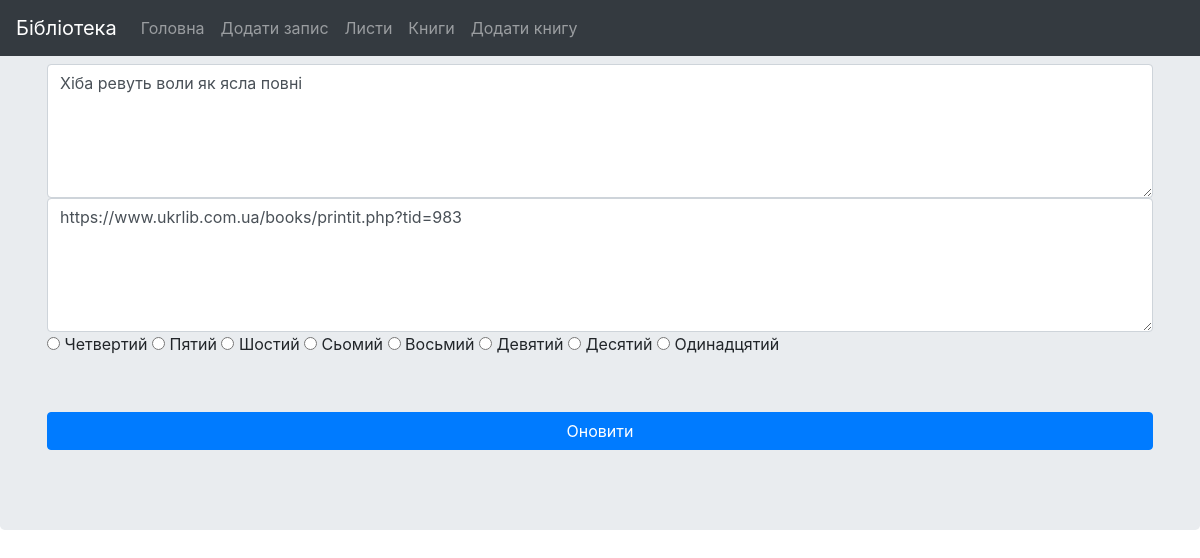
The app's page /admin/books_edit.php?id=26 with its own data.
### tables this page shows
CREATE TABLE `books` (
  `id` int(11) NOT NULL,
  `title` text NOT NULL,
  `url` text NOT NULL,
  `categori` int(11) NOT NULL
);

### admin/books_edit.php (the view, shortened to what this page needs)
<?php
include "config.php";
function GetContent($link)
{
$id = $_GET['id'];
$query = "SELECT * FROM books WHERE id =$id";
$result = mysqli_query($link,$query) or die(mysqly_error($link));
$page = mysqli_fetch_assoc($result);
if ($page) {
	$title = $page['title'];
	$url = $page['url'];
	$content =  '
<div class="jumbotron d-flex justify-content-center" >
<form method="POST"  class=" mb-3 container row " >
<textarea name="title" id="title" cols="20" rows="5" placeholder="type title" class="form-control ">'.$title.'</textarea> <br><br>
<textarea name="url" id="url" cols="20" rows="5" placeholder="type url" class="form-control ">'.$url.'</textarea> <br><br>
<div>
    <input type="radio" id="contactChoice1"
     name="categori" value="4">
    <label for="contactChoice1">Четвертий</label>
    <input type="radio" id="contactChoice2"
     name="categori" value="5">
    <label for="contactChoice2">Пятий</label>
    <input type="radio" id="contactChoice3"
     name="categori" value="6">
    <label for="contactChoice3">Шостий</label>
        <input type="radio" id="contactChoice4"
     name="categori" value="7">
    <label for="contactChoice4">Сьомий</label>
    <input type="radio" id="contactChoice5"
     name="categori" value="8">
    <label for="contactChoice5">Восьмий</label>
    <input type="radio" id="contactChoice6"
     name="categori" value="9">
    <label for="contactChoice6">Девятий</label>
        <input type="radio" id="contactChoice7"
     name="categori" value="10">
    <label for="contactChoice7">Десятий</label>
    <input type="radio" id="contactChoice8"
     name="categori" value="11">
    <label for="contactChoice8">Одинадцятий</label>
  </div>
<input type="submit" name="upload" value="Оновити"  class="btn btn-primary mt-5 col-12">
</form>
</div>
	' ;
}else
{
	$content = "Сторінка відсутня";
}
include "layout.php";
}
GetContent($link);
?>

### admin/css/styles.css (style rules this page uses)
body { margin: 0; padding: 0; }

### records on screen
books: title "Хіба ревуть воли як ясла повні", url "https://www.ukrlib.com.ua/books/printit.php?tid=983"
